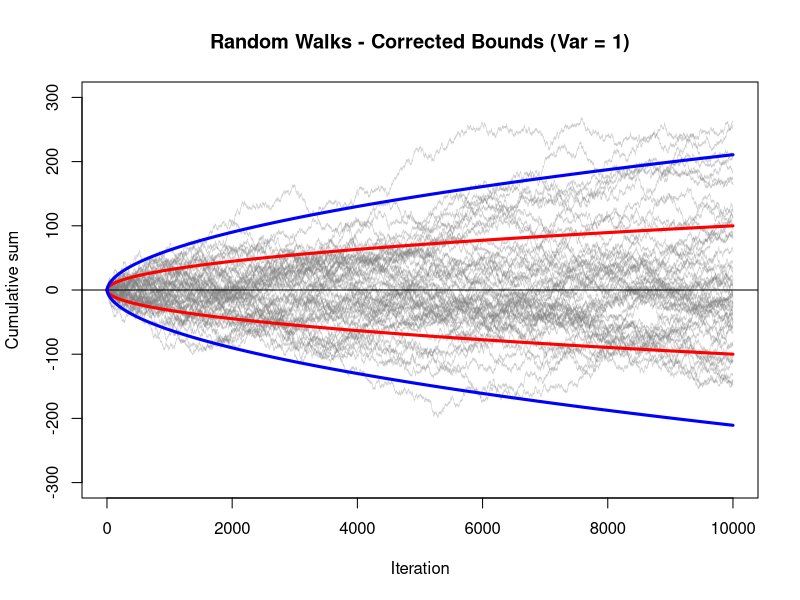

Reproduce this figure in R.
## ---- chunk 1
no.steps = 1e4
frac = 0.5 * no.steps
var = 1^2  # FIX: The variance of a step choosing between -1 and 1 is exactly 1

# 1. Plot the initial canvas
first.walk = cumsum(sample(c(-1,1), no.steps, replace=T))
plot(first.walk, type="l",
     ylim = c(-300,300), col=gray(0.5,0.4),  # Widen ylim to fit the corrected bounds
     lwd=.5,
     main="Random Walks - Corrected Bounds (Var = 1)", ylab="Cumulative sum", xlab="Iteration")

# 2. Draw the remaining ensemble paths
for (i in 1:55){
  c = cumsum(sample(c(-1,1), no.steps, replace=T))
  lines(c, col=gray(0.5,0.4), lwd=.5)
}

abline(h=0)

# 3. Corrected standard deviation funnel (CLT Scale)
curve(sqrt(x * var), xlim = c(0,no.steps), n = no.steps, lwd=3, 
      col='red', add = TRUE)
curve(-sqrt(x * var), xlim = c(0,no.steps), n = no.steps, lwd=3,
      col='red', add = TRUE)

# 4. Corrected Law of the Iterated Logarithm Boundaries
curve(sqrt(2 * x * var * log(log(pmax(3, x)))), xlim = c(0,no.steps), n = no.steps, lwd=3,
      col='blue', add = TRUE)
curve(-sqrt(2 * x * var * log(log(pmax(3, x)))), xlim = c(0,no.steps), n = no.steps, lwd=3,
      col='blue', add = TRUE)
